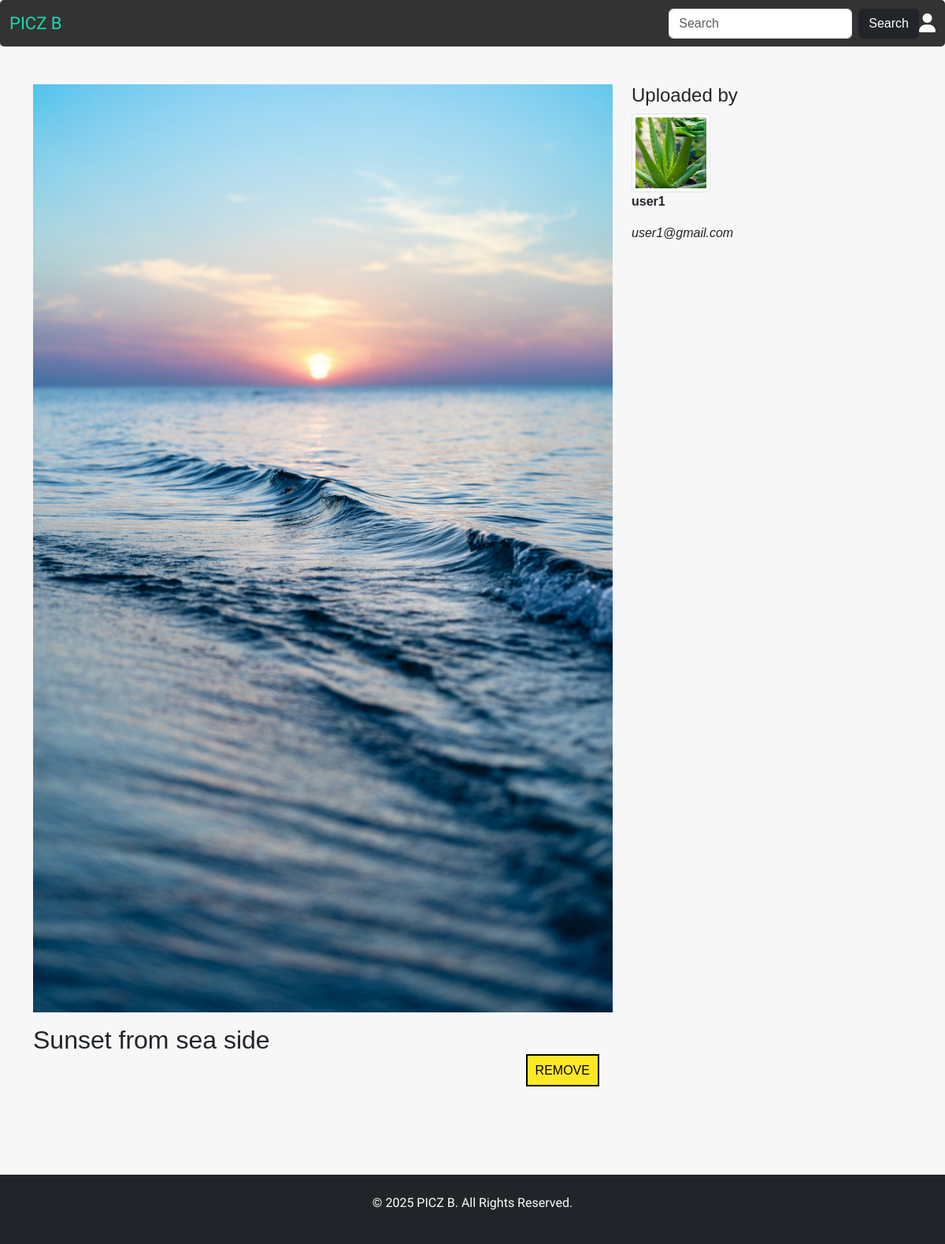
Page /admin_viewpic/24 on the committed database.
### app/models.py (models this page shows, shortened)
class Images(models.Model):
    user=models.ForeignKey(User,on_delete=models.CASCADE)
    img=models.FileField()
    title=models.TextField()
    tags=models.TextField()
    disp=models.TextField()
    date=models.DateTimeField(auto_now_add=True)
    tag=models.ForeignKey(Category,on_delete=models.CASCADE)

class Profile(models.Model):
    user=models.ForeignKey(User,on_delete=models.CASCADE)
    bio=models.TextField()
    profile_picture=models.FileField()

### app/views.py (the view)
# urls.py: path('admin_viewpic/<pid>',views.admin_viewpic),
def admin_viewpic(req,pid):
    data=Images.objects.get(pk=pid)
    data2=data.user
    data3=Profile.objects.filter(user=data.user).first()
    return render(req,'admin/admin_viewpic.html',{'data':data,'data2':data2,'data3':data3})

### templates/admin/admin_viewpic.html (shortened to what this page needs)
<!DOCTYPE html>
<html lang="en">
<head>
    {% load static %}
    <link rel="stylesheet" href="https://cdnjs.cloudflare.com/ajax/libs/font-awesome/6.7.2/css/all.min.css">
    <link href="https://cdn.jsdelivr.net/npm/bootstrap@5.3.3/dist/css/bootstrap.min.css" rel="stylesheet">
    <link rel="stylesheet" href="{% static 'css/style.css'%}">
</head>
<body>
    <nav class="navbar navbar-expand-sm" id="nbr">
        <div class="container-fluid">
          <a class="navbar-brand logo" href="javascript:void(0)" >PICZ B</a>
          <div class="collapse navbar-collapse" id="mynavbar">
            <ul class="navbar-nav me-auto">
              <li class="nav-item">
                <a class="nav-link" href="" style="color: #ffffff;"> </a>
              </li>
              <li class="nav-item">
                <a class="nav-link" href="javascript:void(0)"></a>
              </li>
              <li class="nav-item">
                <a class="nav-link" href="javascript:void(0)"></a>
              </li>
            </ul>
            <form class="d-flex">
              <input class="form-control me-2" type="text" placeholder="Search">
              <button class="btn btn-dark" type="button">Search</button>
            </form>
            <div class="prfl_logo"> <a href="../login"><i class="fa-solid fa-user fa-xl" style="color: #ffffff;"></i></a></div>
          </div>
        </div>
      </nav>
    <div class="container mt-5">
        <div class="row">
            <div class="col-md-8">
                <img src="{{ data.img.url }}" alt="{{ data.title }}" class="img-fluid">
                <h2 class="mt-3">{{ data.title }}</h2>
                <a href="../admin_delete_img/{{data.pk}}" class="rm_btn">REMOVE </a>
            </div>
            <div class="col-md-4">
                <h4>Uploaded by</h4>
                <div class="user-info">
                    <img src="{{ data3.profile_picture.url }}" alt="{{ uploader.username }}" class="img-thumbnail" style="width: 100px; height: 100px;">
                    <p><strong>{{ data2.first_name }}</strong></p>
                    <p><em>{{ data2.username }}</em></p>
                </div>
            </div>
        </div>
    </div>
    <footer class="footer bg-dark text-white text-center py-4" style="margin-top: 10%;">
        <p>&copy; 2025 PICZ B. All Rights Reserved.</p>
    </footer>
</body>
</html>

### static/css/style.css (style rules this page uses)
#nbr { background-color: #333; border-radius: 5px; }
.logo { font-family: 'Stylish';font-size: 22px; color: #14f5c4dc; }
.prfl_logo { padding: 0px 2; }
body { margin: 0; padding: 0; }
body { font-family: Arial, sans-serif; margin: 0; padding: 0; background-color: #f7f7f7; }
.footer { background-color: #333; color: #fff; padding: 40px 0; font-family: 'Stylish', sans-serif; }

### templates/admin/admin_viewpic.html (style rules this page uses)
.rm_btn { text-decoration: none; border: 2px solid black; font: size 4em;; padding: 10px; background-color: rgba(255, 230, 0, 0.849); color: black; margin-left: 85%; }

### rows in the picture
Images: img (picture), title "Sunset from sea side"
Profile: profile_picture (picture)

### other values in the picture
{{ data2.first_name }} "user1"
{{ data2.username }} "user1@gmail.com"
